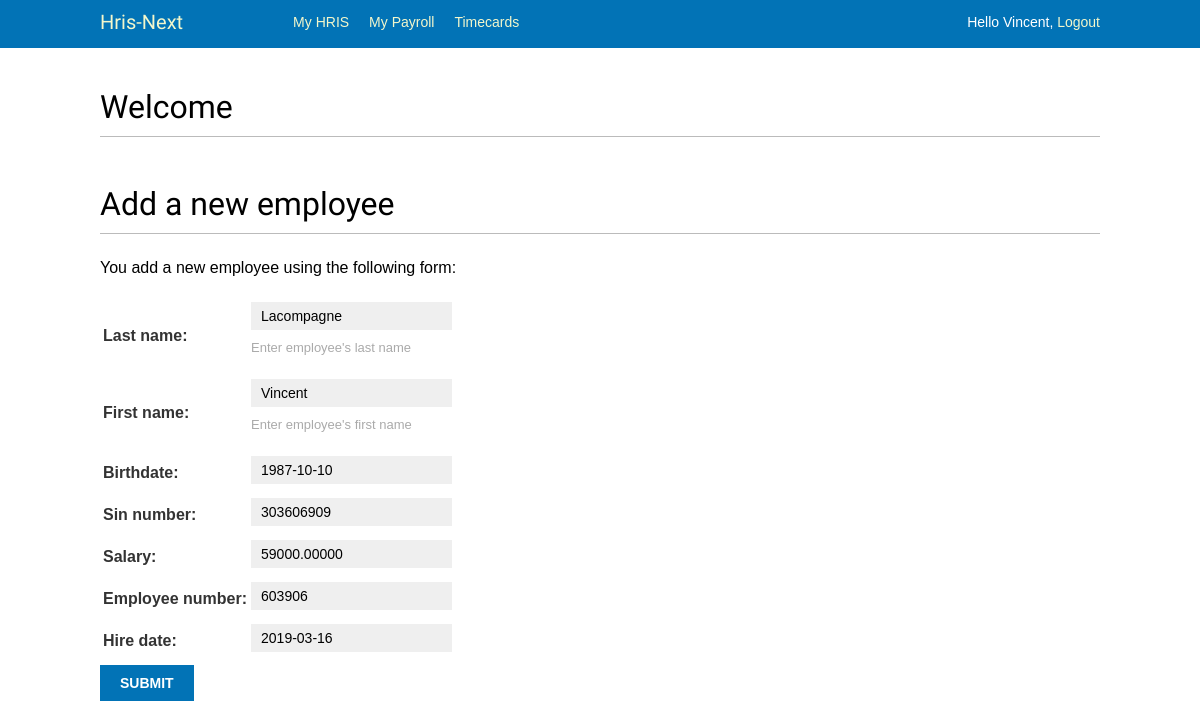
The app's page /hris/employee/1/update/ (signed in) with its own data.
### hris/models.py (models this page shows, shortened)
class Employee(models.Model):
    first_name = models.CharField(max_length=50, help_text='Enter employee\'s first name')
    last_name = models.CharField(max_length=50, help_text='Enter employee\'s last name')
    birthdate = models.DateField()
    sin_number = models.IntegerField()
    salary = models.DecimalField(max_digits = 16, decimal_places = 5)
    employee_number = models.IntegerField()
    hire_date = models.DateField()
    street_no = models.CharField(max_length=10, default=' ',help_text='Enter employee\'s address')
    street_name = models.CharField(max_length=50, default=' ',help_text='Enter employee\'s address')
    city = models.CharField(max_length=50, default=' ', help_text='Enter employee\'s address')
    post_code = models.CharField(max_length=7, default=' ',help_text='Enter employee\'s postal code')
    class Meta:
        ordering = ['last_name', 'first_name','birthdate']

### hris/views.py (the view)
# urls.py: path('employee/<int:pk>/update/', views.EmployeeUpdate.as_view(), name='employee-update'),
class EmployeeUpdate(LoginRequiredMixin, UpdateView):
    model = Employee
    fields = ('last_name','first_name', 'birthdate','sin_number','salary','employee_number','hire_date')

### hris/templates/hris/employee_form.html (shortened to what this page needs)
{% extends "base_generic.html" %}
{% block content %}
<h1> Welcome </h1>
<br>
<h1>Add a new employee</h1>
<p>You add a new employee using the following form:</p>
<form action="" method="post">
  <table>
  {{ form.as_table }}
  </table>
  <input type="submit" value="Submit">
</form>
<br>
{% endblock %}

### templates/base_generic.html (shortened to what this page needs)
{% load static %}
<!DOCTYPE html>
<html>
<head>
  <link href="{% static "css/base.css" %}" rel="stylesheet">
</head>
<body>
  <div id="header">
    <span class="logo" <a href="{% url 'hris:index' %}">Hris-Next</span>
    {% if request.user.is_authenticated %}
      <ul class="menu">
        <li {% if section == "hris" %}class="selected"{% endif %}>
          <a href="{% url "hris:index" %}">My HRIS</a>
        </li>
        <li {% if section == "payroll" %}class="selected"{% endif %}>
          <a href="{% url "payroll:index" %}">My Payroll</a>
        </li>
        <li {% if section == "timecards" %}class="selected"{% endif %}>
          <a href="{% url "timecards:allcards-list" %}"> Timecards</a>
        </li>
      </ul>
    {% endif %}
    <span class="user">
      {% if request.user.is_authenticated %}
        Hello {{ request.user.first_name }},
        <a href="{% url "logout" %}">Logout</a>
      {% else %}
        <a href="{% url "login" %}">Log-in</a>
      {% endif %}
    </span>
  </div>
  <div id="content">
    {% block content %}
    {% endblock %}
  </div>
</body>
</html>

### static/css/base.css (style rules this page uses)
body { margin:0; padding:0; font-family:helvetica, sans-serif; }
p { line-height: 1.8; }
a { color:#0273B6; text-decoration:none; }
h1, h2, h3, h4, h5 , h6 { font-family: 'Muli', sans-serif; font-weight:normal; }
h1 { border-bottom:1px solid #bbb; padding:0 0 10px 0; margin:10px 0 20px 0; }
#header { padding:10px 100px; font-size:14px; background:#0273B6; color:#fff; border-bottom:4px solid #0272B6; overflow:auto; }
#header .logo { font-family: 'Muli', sans-serif; float:left; color:#f3f7cc; font-size:20px; margin-right:10%; }
#header ul.menu { list-style:none; float:left; margin:0; padding:0; }
#header ul.menu li { float:left; padding:4px 10px; }
#header a { color:#f3f7cc; }
#header .user { float:right; padding-top:4px; }
#content { padding:30px 100px; }
form { overflow:auto; }
label { float:left; clear:both; color:#333; margin-bottom:4px; }
input, textarea { clear:both; float:left; margin:0 0 10px; background:#efefef; border:0; padding:6px 10px; font-size:14px; }
input[type=submit], a.button { font-weight:bold; background:#0273B6; color:#fff; padding:10px 20px; font-size:14px; text-transform:uppercase; }
.helptext { margin:0 0 20px 0; color:#aaa; clear:both; float:left; font-size:13px; }

### records on screen
Employee: last_name "Lacompagne", first_name "Vincent", birthdate "1987-10-10", sin_number "303606909", salary "59000.00000", employee_number "603906", hire_date "2019-03-16"

### other values on screen
{{ request.user.first_name }} "Vincent"
